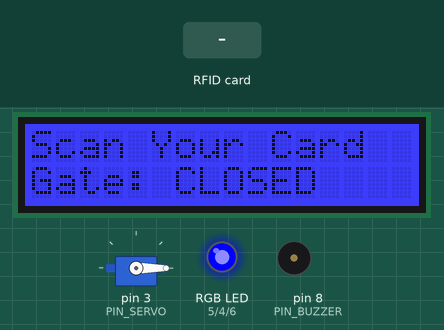
Simulated run of this sketch. Board: Arduino Uno, built with avr-gcc and run on an emulated ATmega328P. Shown: servo, 16×2 character LCD, an RGB LED mixed from three pins (HIGH = lit), buzzer (waves = sounding). Inputs (shaded band) come from the test bench. Pins used as bus, display or sensor lines are not drawn; what the sketch prints to the serial monitor is not drawn.

Above: at 1.4 s.
1.5 s: RFID card B3 2B 1C 56 held to the reader
At 2.4 s:
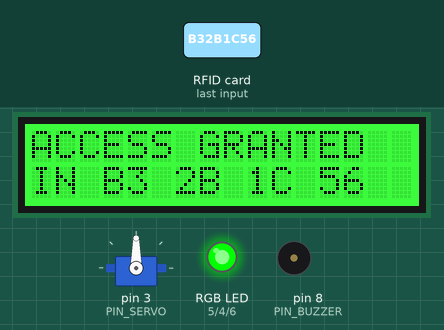
4.1 s: RFID card 5E 7A 19 C4 held to the reader
At 4.9 s:
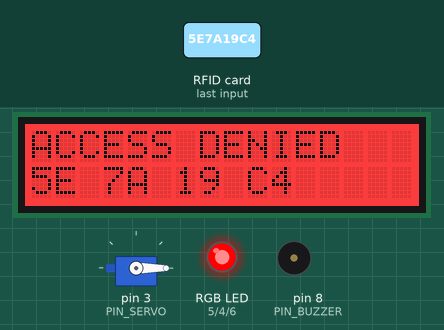
6.7 s: RFID card C3 22 E0 56 held to the reader
At 7.6 s:
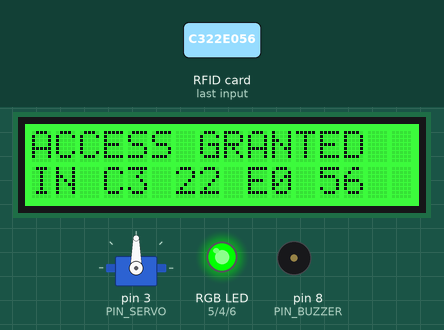
9.3 s: RFID card 27 FB C9 06 held to the reader
At 10.2 s:
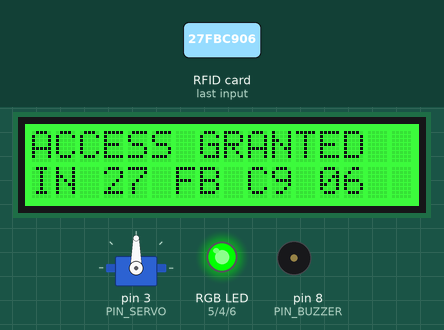
11.9 s: RFID card B3 2B 1C 56 held to the reader
At 12.7 s:
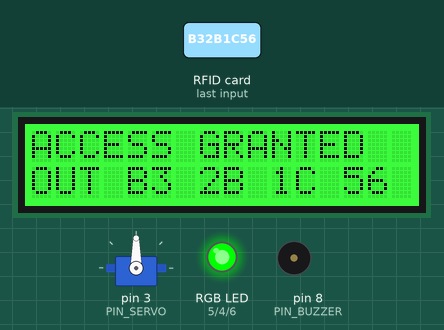
14.5 s: RFID card C3 22 E0 56 held to the reader
At 15.2 s:
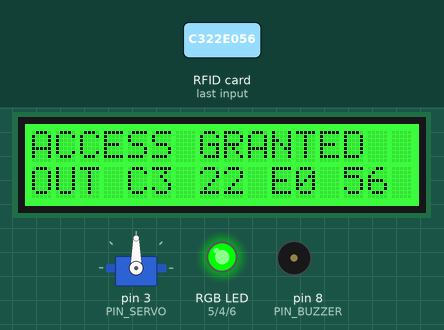
Timing chart, 0 to 17.5 s (numbered marks = the images above; inputs shaded):
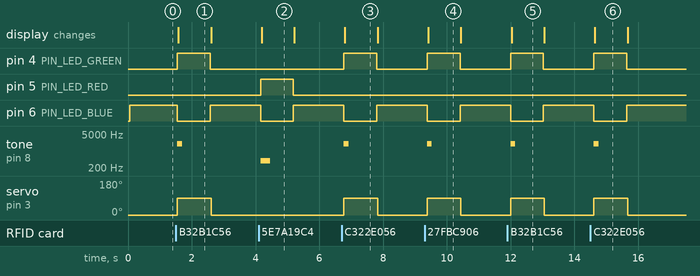

The sketch:

SecurityGate.ino
```cpp
#include <SPI.h>
#include <MFRC522.h>
#include <Servo.h>
#include <Wire.h>
#include <rgb_lcd.h>
#include <string.h>

#define PIN_RFID_SDA   10
#define PIN_RFID_RST   7

#define PIN_SERVO      3
#define PIN_LED_GREEN  4
#define PIN_LED_RED    5
#define PIN_LED_BLUE   6
#define PIN_BUZZER     8

MFRC522 rfid(PIN_RFID_SDA, PIN_RFID_RST);
Servo gateServo;
rgb_lcd lcd;

// Authorized cards
const char AUTHORIZED_UIDS[][12] = {
  "B3 2B 1C 56",
  "C3 22 E0 56",
  "27 FB C9 06"
};
const int AUTHORIZED_COUNT = 3;

// Simple IN/OUT tracking
const int MAX_TRACKED_USERS = 10;
char trackedUIDs[MAX_TRACKED_USERS][12];
char trackedEvents[MAX_TRACKED_USERS][4];
int trackedCount = 0;

const int SERVO_CLOSED = 0;
const int SERVO_OPEN   = 90;

void setup() {
  Serial.begin(9600);
  SPI.begin();
  rfid.PCD_Init();
  rfid.PCD_SetAntennaGain(rfid.RxGain_max);

  pinMode(PIN_LED_GREEN, OUTPUT);
  pinMode(PIN_LED_RED, OUTPUT);
  pinMode(PIN_LED_BLUE, OUTPUT);
  pinMode(PIN_BUZZER, OUTPUT);

  digitalWrite(PIN_LED_GREEN, LOW);
  digitalWrite(PIN_LED_RED, LOW);
  digitalWrite(PIN_LED_BLUE, HIGH);
  digitalWrite(PIN_BUZZER, LOW);

  gateServo.attach(PIN_SERVO);
  gateServo.write(SERVO_CLOSED);

  lcd.begin(16, 2);
  lcd.setRGB(0, 0, 255);
  lcd.clear();
  lcd.setCursor(0, 0);
  lcd.print("Scan Your Card");
  lcd.setCursor(0, 1);
  lcd.print("Gate: CLOSED");

  delay(100);
}

void loop() {
  // keep same working RFID read pattern
  rfid.PCD_Init();
  rfid.PCD_SetAntennaGain(rfid.RxGain_max);

  if (!rfid.PICC_IsNewCardPresent()) {
    delay(50);
    return;
  }

  if (!rfid.PICC_ReadCardSerial()) {
    delay(50);
    return;
  }

  char uid[12];
  readUID(uid);

  bool allowed = isAuthorized(uid);

  if (allowed) {
    char event[4];
    toggleEvent(uid, event);

    grantAccess(uid, event);
    sendSerialEvent(uid, "allowed", event);
  } else {
    denyAccess(uid);
    sendSerialEvent(uid, "denied", "NONE");
  }

  rfid.PICC_HaltA();
  rfid.PCD_StopCrypto1();

  delay(1000);
  resetToIdle();
}

void readUID(char* buf) {
  int pos = 0;

  for (byte i = 0; i < rfid.uid.size; i++) {
    byte b = rfid.uid.uidByte[i];
    byte hi = (b >> 4) & 0x0F;
    byte lo = b & 0x0F;

    buf[pos++] = (hi < 10) ? ('0' + hi) : ('A' + hi - 10);
    buf[pos++] = (lo < 10) ? ('0' + lo) : ('A' + lo - 10);

    if (i < rfid.uid.size - 1) {
      buf[pos++] = ' ';
    }
  }

  buf[pos] = '\0';
}

bool isAuthorized(const char* uid) {
  for (int i = 0; i < AUTHORIZED_COUNT; i++) {
    if (strcasecmp(uid, AUTHORIZED_UIDS[i]) == 0) {
      return true;
    }
  }
  return false;
}

void toggleEvent(const char* uid, char* outEvent) {
  for (int i = 0; i < trackedCount; i++) {
    if (strcasecmp(trackedUIDs[i], uid) == 0) {
      if (strcmp(trackedEvents[i], "IN") == 0) {
        strcpy(trackedEvents[i], "OUT");
      } else {
        strcpy(trackedEvents[i], "IN");
      }
      strcpy(outEvent, trackedEvents[i]);
      return;
    }
  }

  if (trackedCount < MAX_TRACKED_USERS) {
    strcpy(trackedUIDs[trackedCount], uid);
    strcpy(trackedEvents[trackedCount], "IN");
    trackedCount++;
  }

  strcpy(outEvent, "IN");
}

void sendSerialEvent(const char* uid, const char* status, const char* event) {
  Serial.print("<{\"uid\":\"");
  Serial.print(uid);
  Serial.print("\",\"status\":\"");
  Serial.print(status);
  Serial.print("\",\"event\":\"");
  Serial.print(event);
  Serial.println("\"}>");
}

void grantAccess(const char* uid, const char* event) {
  gateServo.write(SERVO_OPEN);

  digitalWrite(PIN_LED_GREEN, HIGH);
  digitalWrite(PIN_LED_RED, LOW);
  digitalWrite(PIN_LED_BLUE, LOW);

  tone(PIN_BUZZER, 2000, 150);

  lcd.setRGB(0, 255, 0);
  lcd.clear();
  lcd.setCursor(0, 0);
  lcd.print("ACCESS GRANTED");
  lcd.setCursor(0, 1);
  lcd.print(event);
  lcd.print(" ");
  lcd.print(uid);
}

void denyAccess(const char* uid) {
  gateServo.write(SERVO_CLOSED);

  digitalWrite(PIN_LED_GREEN, LOW);
  digitalWrite(PIN_LED_RED, HIGH);
  digitalWrite(PIN_LED_BLUE, LOW);

  tone(PIN_BUZZER, 400, 300);

  lcd.setRGB(255, 0, 0);
  lcd.clear();
  lcd.setCursor(0, 0);
  lcd.print("ACCESS DENIED");
  lcd.setCursor(0, 1);
  lcd.print(uid);
}

void resetToIdle() {
  gateServo.write(SERVO_CLOSED);

  digitalWrite(PIN_LED_GREEN, LOW);
  digitalWrite(PIN_LED_RED, LOW);
  digitalWrite(PIN_LED_BLUE, HIGH);

  lcd.setRGB(0, 0, 255);
  lcd.clear();
  lcd.setCursor(0, 0);
  lcd.print("Scan Your Card");
  lcd.setCursor(0, 1);
  lcd.print("Gate: CLOSED");
}
```

Measured:
- after the input at 1.5 s, pin 4 (PIN_LED_GREEN): LOW → HIGH after 0.05 s, → LOW 1.0 s later; pin 6 (PIN_LED_BLUE): HIGH → LOW after 0.05 s, → HIGH 1.0 s later; tone on pin 8 (PIN_BUZZER): silent → 2000 Hz after 0.05 s, → silent 0.15 s later; servo on pin 3 (PIN_SERVO): 0° → 90° after 0.05 s, → 0° 1.1 s later; the display: changes after 0.08 s (image 1)
- after the input at 4.1 s, pin 5 (PIN_LED_RED): LOW → HIGH after 0.06 s, → LOW 1.0 s later; pin 6 (PIN_LED_BLUE): HIGH → LOW after 0.06 s, → HIGH 1.0 s later; tone on pin 8 (PIN_BUZZER): silent → 400 Hz after 0.06 s, → silent 0.30 s later; the display: changes after 0.09 s (image 2)
- after the input at 6.7 s, pin 4 (PIN_LED_GREEN): LOW → HIGH after 0.07 s, → LOW 1.0 s later; pin 6 (PIN_LED_BLUE): HIGH → LOW after 0.07 s, → HIGH 1.0 s later; tone on pin 8 (PIN_BUZZER): silent → 2000 Hz after 0.07 s, → silent 0.15 s later; servo on pin 3 (PIN_SERVO): 0° → 90° after 0.07 s, → 0° 1.1 s later; the display: changes after 0.10 s (image 3)
- after the input at 9.3 s, pin 4 (PIN_LED_GREEN): LOW → HIGH after 0.08 s, → LOW 1.0 s later; pin 6 (PIN_LED_BLUE): HIGH → LOW after 0.08 s, → HIGH 1.0 s later; tone on pin 8 (PIN_BUZZER): silent → 2000 Hz after 0.08 s, → silent 0.15 s later; servo on pin 3 (PIN_SERVO): 0° → 90° after 0.08 s, → 0° 1.1 s later; the display: changes after 0.11 s (image 4)
- after the input at 11.9 s, pin 4 (PIN_LED_GREEN): LOW → HIGH after 0.10 s, → LOW 1.0 s later; pin 6 (PIN_LED_BLUE): HIGH → LOW after 0.10 s, → HIGH 1.0 s later; tone on pin 8 (PIN_BUZZER): silent → 2000 Hz after 0.10 s, → silent 0.15 s later; servo on pin 3 (PIN_SERVO): 0° → 90° after 0.10 s, → 0° 1.1 s later; the display: changes after 0.13 s (image 5)
- after the input at 14.5 s, pin 4 (PIN_LED_GREEN): LOW → HIGH after 0.11 s, → LOW 1.0 s later; pin 6 (PIN_LED_BLUE): HIGH → LOW after 0.11 s, → HIGH 1.0 s later; tone on pin 8 (PIN_BUZZER): silent → 2000 Hz after 0.11 s, → silent 0.15 s later; servo on pin 3 (PIN_SERVO): 0° → 90° after 0.11 s, → 0° 1.1 s later; the display: changes after 0.14 s (image 6)
- what the display in image 1 shows lasts 1.0 s, from 1.6 s to 2.6 s
